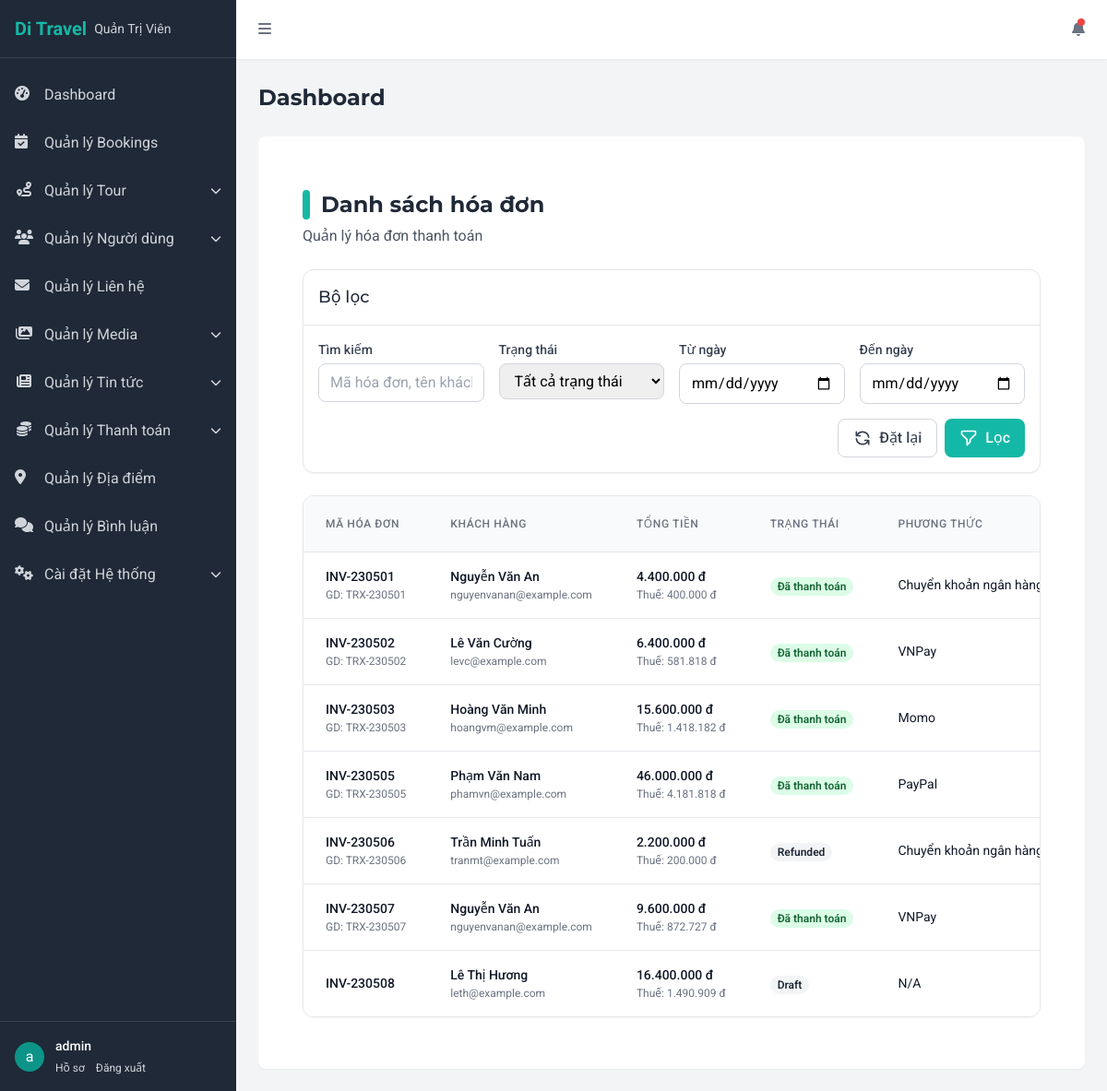
The app's page /admin/payment/invoices (signed in) with its own data.
### tables this page shows
CREATE TABLE IF NOT EXISTS `invoices` (
  `id` INT AUTO_INCREMENT PRIMARY KEY,
  `invoice_number` VARCHAR(50) NOT NULL UNIQUE,
  `booking_id` INT NOT NULL,
  `payment_id` INT,
  `user_id` INT,
  `amount` DECIMAL(10,2) NOT NULL,
  `tax_amount` DECIMAL(10,2) DEFAULT 0,
  `total_amount` DECIMAL(10,2) NOT NULL,
  `status` ENUM('draft', 'issued', 'paid', 'cancelled', 'refunded') DEFAULT 'draft',
  `issue_date` DATE,
  `due_date` DATE,
  `paid_date` DATE,
  `notes` TEXT,
  `billing_name` VARCHAR(100),
  `billing_address` TEXT,
  `billing_email` VARCHAR(100),
  `billing_phone` VARCHAR(20),
  `tax_code` VARCHAR(50),
  `created_at` TIMESTAMP DEFAULT CURRENT_TIMESTAMP,
  `updated_at` TIMESTAMP DEFAULT CURRENT_TIMESTAMP ON UPDATE CURRENT_TIMESTAMP,
  FOREIGN KEY (`booking_id`) REFERENCES `bookings` (`id`) ON DELETE CASCADE,
  FOREIGN KEY (`payment_id`) REFERENCES `payments` (`id`) ON DELETE SET NULL,
  FOREIGN KEY (`user_id`) REFERENCES `users` (`id`) ON DELETE SET NULL
);

CREATE TABLE IF NOT EXISTS `transactions` (
  `id` INT AUTO_INCREMENT PRIMARY KEY,
  `transaction_code` VARCHAR(50) NOT NULL UNIQUE,
  `payment_id` INT,
  `amount` DECIMAL(10,2) NOT NULL,
  `currency` VARCHAR(10) DEFAULT 'VND',
  `status` ENUM('pending', 'completed', 'failed', 'refunded') DEFAULT 'pending',
  `payment_method` VARCHAR(50) NOT NULL,
  `payment_data` JSON,
  `notes` TEXT,
  `customer_name` VARCHAR(100),
  `customer_email` VARCHAR(100),
  `customer_phone` VARCHAR(20),
  `created_at` TIMESTAMP DEFAULT CURRENT_TIMESTAMP,
  `updated_at` TIMESTAMP DEFAULT CURRENT_TIMESTAMP ON UPDATE CURRENT_TIMESTAMP
);

CREATE TABLE IF NOT EXISTS `payment_methods` (
  `id` INT AUTO_INCREMENT PRIMARY KEY,
  `name` VARCHAR(100) NOT NULL,
  `code` VARCHAR(50) NOT NULL UNIQUE,
  `description` TEXT,
  `instructions` TEXT,
  `logo` VARCHAR(255),
  `config` JSON,
  `is_online` BOOLEAN DEFAULT TRUE,
  `sort_order` INT DEFAULT 0,
  `is_active` BOOLEAN DEFAULT TRUE,
  `created_at` TIMESTAMP DEFAULT CURRENT_TIMESTAMP,
  `updated_at` TIMESTAMP DEFAULT CURRENT_TIMESTAMP ON UPDATE CURRENT_TIMESTAMP
);

### app/views/admin/payment/invoices/index.php (the view, shortened to what the rows shown need)
<div class="container px-6 py-8 mx-auto">
  <div class="flex flex-col md:flex-row md:items-center md:justify-between gap-4 mb-6">
    <div>
      <h2 class="text-2xl font-bold text-gray-800 flex items-center">
        <span class="w-2 h-8 bg-teal-500 rounded-full mr-3"></span>
        Danh sách hóa đơn
      </h2>
    </div>
  </div>
  <div class="bg-white rounded-xl border border-gray-200 shadow-sm overflow-hidden">
    <?php if(empty($invoices)): ?>
    <div class="p-8 text-center">
      <svg xmlns="http://www.w3.org/2000/svg" class="h-16 w-16 mx-auto text-gray-400" fill="none" viewBox="0 0 24 24"
        stroke="currentColor">
        <path stroke-linecap="round" stroke-linejoin="round" stroke-width="2"
          d="M9 12h6m-6 4h6m2 5H7a2 2 0 01-2-2V5a2 2 0 012-2h5.586a1 1 0 01.707.293l5.414 5.414a1 1 0 01.293.707V19a2 2 0 01-2 2z" />
      </svg>
      <h3 class="mt-4 text-lg font-medium text-gray-800">Không tìm thấy hóa đơn nào</h3>
      <p class="mt-2 text-gray-600">Thử thay đổi bộ lọc hoặc tìm kiếm với từ khóa khác.</p>
    </div>
    <?php else: ?>
    <div class="overflow-x-auto">
      <table class="min-w-full divide-y divide-gray-200">
        <thead class="bg-gray-50">
          <tr>
            <th scope="col" class="px-6 py-3 text-left text-xs font-medium text-gray-500 uppercase tracking-wider">
              Mã hóa đơn
            </th>
            <th scope="col" class="px-6 py-3 text-left text-xs font-medium text-gray-500 uppercase tracking-wider">
              Khách hàng
            </th>
            <th scope="col" class="px-6 py-3 text-left text-xs font-medium text-gray-500 uppercase tracking-wider">
              Tổng tiền
            </th>
            <th scope="col" class="px-6 py-3 text-left text-xs font-medium text-gray-500 uppercase tracking-wider">
              Trạng thái
            </th>
            <th scope="col" class="px-6 py-3 text-left text-xs font-medium text-gray-500 uppercase tracking-wider">
              Phương thức
            </th>
          </tr>
        </thead>
        <tbody class="bg-white divide-y divide-gray-200">
          <?php foreach($invoices as $invoice): ?>
          <tr>
            <td class="px-6 py-4 whitespace-nowrap">
              <div class="text-sm font-medium text-gray-900"><?= htmlspecialchars($invoice['invoice_number']) ?></div>
              <?php if(!empty($invoice['transaction_code'])): ?>
              <div class="text-xs text-gray-500">GD: <?= htmlspecialchars($invoice['transaction_code']) ?></div>
              <?php endif; ?>
            </td>
            <td class="px-6 py-4">
              <div class="text-sm font-medium text-gray-900"><?= htmlspecialchars($invoice['customer_name'] ?? 'N/A') ?>
              </div>
              <?php if(!empty($invoice['customer_email'])): ?>
              <div class="text-xs text-gray-500"><?= htmlspecialchars($invoice['customer_email']) ?></div>
              <?php endif; ?>
            </td>
            <td class="px-6 py-4 whitespace-nowrap">
              <div class="text-sm font-medium text-gray-900"><?= number_format($invoice['total_amount'], 0, ',', '.') ?>
                đ</div>
              <div class="text-xs text-gray-500">Thuế: <?= number_format($invoice['tax_amount'], 0, ',', '.') ?> đ</div>
            </td>
            <td class="px-6 py-4 whitespace-nowrap">
              <span class="px-2 inline-flex text-xs leading-5 font-semibold rounded-full
                <?php
                switch($invoice['status']) {
                  case 'paid':
                    echo 'bg-green-100 text-green-800';
                    break;
                  default:
                    echo 'bg-gray-100 text-gray-800';
                }
                ?>">
                <?php
                switch($invoice['status']) {
                  case 'paid':
                    echo 'Đã thanh toán';
                    break;
                  default:
                    echo ucfirst($invoice['status']);
                }
                ?>
              </span>
            </td>
            <td class="px-6 py-4 whitespace-nowrap">
              <div class="text-sm text-gray-900">
                <?= htmlspecialchars($invoice['payment_method_name'] ?? $invoice['payment_method'] ?? 'N/A') ?></div>
            </td>
          </tr>
          <?php endforeach; ?>
        </tbody>
      </table>
    </div>
    <?php endif; ?>
  </div>
</div>

### records on screen
invoices: invoice_number "INV-230501", transactions.transaction_code "TRX-230501", customer_name "Nguyễn Văn An", customer_email "nguyenvanan@example.com", total_amount "4.400.000", tax_amount "400.000", status "Đã thanh toán", payment_methods.name "Chuyển khoản ngân…"
invoices: invoice_number "INV-230502", transactions.transaction_code "TRX-230502", customer_name "Lê Văn Cường", customer_email "levc@example.com", total_amount "6.400.000", tax_amount "581.818", status "Đã thanh toán", payment_methods.name "VNPay"
invoices: invoice_number "INV-230503", transactions.transaction_code "TRX-230503", customer_name "Hoàng Văn Minh", customer_email "hoangvm@example.com", total_amount "15.600.000", tax_amount "1.418.182", status "Đã thanh toán", payment_methods.name "Momo"
invoices: invoice_number "INV-230505", transactions.transaction_code "TRX-230505", customer_name "Phạm Văn Nam", customer_email "phamvn@example.com", total_amount "46.000.000", tax_amount "4.181.818", status "Đã thanh toán", payment_methods.name "PayPal"
invoices: invoice_number "INV-230506", transactions.transaction_code "TRX-230506", customer_name "Trần Minh Tuấn", customer_email "tranmt@example.com", total_amount "2.200.000", tax_amount "200.000", status "Refunded", payment_methods.name "Chuyển khoản ngân…"
invoices: invoice_number "INV-230507", transactions.transaction_code "TRX-230507", customer_name "Nguyễn Văn An", customer_email "nguyenvanan@example.com", total_amount "9.600.000", tax_amount "872.727", status "Đã thanh toán", payment_methods.name "VNPay"
invoices: invoice_number "INV-230508", customer_name "Lê Thị Hương", customer_email "leth@example.com", total_amount "16.400.000", tax_amount "1.490.909", status "Draft", payment_method_name "N/A"

### other values on screen
substr($_SESSION['username'] ?? 'A', 0, 1) "a"
$_SESSION['username'] "admin"
$pageTitle "Dashboard"
